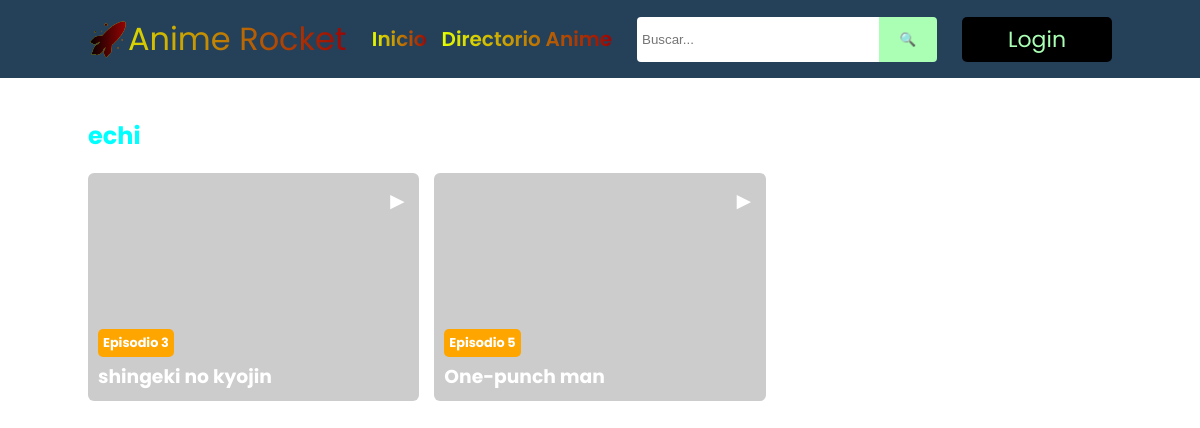
/categorias.php?id=4, run on the app's committed database.
### tables this page shows
CREATE TABLE `rv_categoria` (
  `id` int(11) NOT NULL,
  `categoria` varchar(50) NOT NULL
);

CREATE TABLE `videos` (
  `id` int(11) NOT NULL,
  `capitulo` varchar(55) NOT NULL,
  `thumbnail` varchar(255) NOT NULL,
  `archivo` varchar(255) NOT NULL,
  `categoria` varchar(11) NOT NULL,
  `anime` int(4) NOT NULL,
  `fecha_insercion` date NOT NULL,
  `fecha_publicacion` timestamp NOT NULL DEFAULT current_timestamp() ON UPDATE current_timestamp(),
  `orden` int(4) NOT NULL,
  `v_status` decimal(5,0) NOT NULL,
  `tipo` float NOT NULL
);

### config/categorias.php (called while the page is built, shortened)
<?php
class categorias extends mysqli
{
    public function get_data(){
        $consulta = "SELECT * FROM rv_categoria";
        $query=$this->query($consulta);
        return $query;
    }
    public function get_categoria(){
        $consulta = "SELECT * FROM videos WHERE categoria ";
        $query = $this->query($consulta);
        return $query;
    }
}
?>

### categorias.php (the view, shortened to what this page needs)
<!DOCTYPE html>
<html lang="es-MX">
<head>
  <link rel="stylesheet" href="css/styles.css">
</head>
<body>
    <?php
    require_once 'config/categorias.php';
    $categorias= new categorias("localhost","root","","anime_rocket");
    $categories = $categorias->get_data();
    foreach ($categories as $key => $value) {
      ?>
        <li><a class="catego" href="categorias.php?id=<?php echo $value['id'];?>"><?php echo $value["categoria"];?></a></li>
      <?php
    }
    ?>
  <header>
    <div class="header">
    <div class="logo"><a href="#" id="togglesidebar">🚀</a>Anime Rocket</div>
      <nav>
        <ul>
          <li><a href="index.php" class="inici">Inicio</a></li>
          <li><a href="directorio.php" class="directo">Directorio Anime</a></li>
        </ul>
        <div id="search">
         <form action= "index.php" method= "POST">
          <input type="text" placeholder="Buscar..." name="texto">
          <input type="submit" name="search" value="🔍">
       </form>
      </div>
        <a href="admin/index.html" class="login">Login</a>
      </nav>
    </div>
  </header>
<section id="main">
<h1 href="categorias.php?id=<?php echo $value['id'];?>"><?php echo $value["categoria"];?></h1>
  <div class="episodes">
  <?php
require_once 'config/categorias.php';
$categorias = new categorias("localhost", "root", "", "anime_rocket");
$id = $_GET['id'] ?? 0;
$categories = $categorias->get_categoria();
foreach ($categories as $key => $value) {
    if ($value['categoria'] == $id) {
        ?>
        <div class="episode">
            <p class="icon">►</p>
            <img src="<?php echo $value['thumbnail']; ?>" alt="">
            <div class="episode_description">
                <p class="episode_number"><?php echo 'Episodio ' . $value['id']; ?></p>
                <h3 class="episode_title"><?php echo $value['capitulo']; ?></h3>
            </div>
        </div>
        <?php
    }
}
?>
</section>
</body>
</html>

### css/styles.css (style rules this page uses)
* { margin: 0; padding: 0; }
body { font-family: 'Poppins', sans-serif; height: 150vh; background-image: url(../img/cometaa.jpg); background-position: center; background-repeat: no-repeat; background-size: cover; color: #fff; }
#togglesidebar { background-image: linear-gradient(to right, #000000, #9d0404); background-clip: text; -webkit-background-clip: text; color: transparent; }
header { background: #25415a; padding: 15px 0; width: 100%; }
.inici { font-size: 20px; font-weight: 600; background-image: linear-gradient(to right, #e5ff00, #9d0404); background-clip: text; -webkit-background-clip: text; color: transparent; }
.directo { font-size: 20px; font-weight: 600; background-image: linear-gradient(to right, #e5ff00, #9d0404); background-clip: text; -webkit-background-clip: text; color: transparent; }
.header { display: flex; max-width: 1024px; margin: auto; align-items: center; justify-content: space-between; }
.logo { font-size: 2rem; background-image: linear-gradient(to right, #e5ff00, #9d0404); background-clip: text; -webkit-background-clip: text; color: transparent; }
nav { display: flex; gap: 25px; }
nav ul { list-style: none; display: flex; align-items: center; gap: 15px; }
nav ul a { text-decoration: none; color: #aaffb4; font-size: 17px; font-weight: 500; display: block; transition: all 0.5s ease; }
#search form { display: flex; align-items: center; width: 300px; }
#search form input { width: 80%; height: 35px; padding: 5px; border: none; border-radius: 4px 0 0 4px; }
#search form input[type='submit'] { width: 20%; height: 45px; background-color: #aaffb4; border: none; border-radius: 0 4px 4px 0; }
.login { display: flex; justify-content: center; align-items: center; width: 150px; background: black; border-radius: 5px; text-decoration: none; color: #aaffb4;; font-size: 22px; text-align: center; transition: all 0.5s ease; }
#main { max-width: 1024px; margin: 40px auto; }
.episodes { display: grid; grid-template-columns: repeat(3, 1fr); gap: 15px; margin-top: 20px; }
.episode { position: relative; overflow: hidden; border-radius: 6px; cursor: pointer; }
.episode img { width: 100%; height: 100%; object-fit: cover; transition: all 0.5s ease-in-out; }
.icon { color: #fff; font-size: 1.5rem; position: absolute; top: 10px; right: 10px; }
.episode_description { position: absolute; bottom: 10px; left: 10px; color: #fff; }
.episode_number { background: orange; font-size: 0.8rem; font-weight: bold; width: auto; padding: 5px; border-radius: 5px; display: inline-block; margin-bottom: 5px; }
h1 { color:aqua; }

### data on the page
rv_categoria: categoria "echi"
videos: id "3", capitulo "shingeki no kyojin"
videos: id "5", capitulo "One-punch man"
